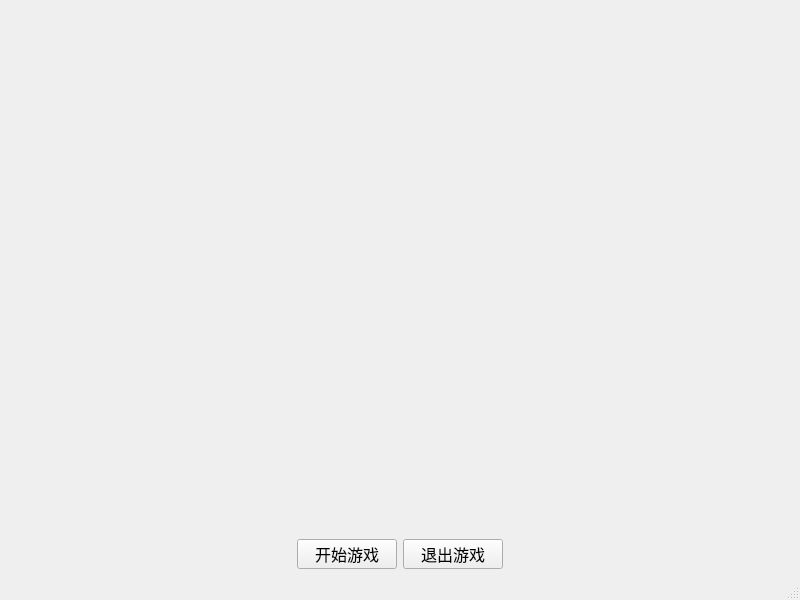
<?xml version="1.0" encoding="UTF-8"?>
<ui version="4.0">
 <class>MainWindow</class>
 <widget class="QMainWindow" name="MainWindow">
  <property name="geometry">
   <rect>
    <x>0</x>
    <y>0</y>
    <width>800</width>
    <height>600</height>
   </rect>
  </property>
  <property name="windowTitle">
   <string>2026年美加墨世界杯 - 点球大战</string>
  </property>
  <widget class="QWidget" name="centralwidget">
   <layout class="QVBoxLayout" name="verticalLayout">
    <item>
     <spacer name="verticalSpacer">
      <property name="orientation">
       <enum>Qt::Vertical</enum>
      </property>
      <property name="sizeHint" stdset="0">
       <size>
        <width>20</width>
        <height>40</height>
       </size>
      </property>
     </spacer>
    </item>
    <item>
     <layout class="QHBoxLayout" name="horizontalLayout">
      <item>
       <spacer name="horizontalSpacer">
        <property name="orientation">
         <enum>Qt::Horizontal</enum>
        </property>
        <property name="sizeHint" stdset="0">
         <size>
          <width>100</width>
          <height>20</height>
         </size>
        </property>
       </spacer>
      </item>
      <item>
       <widget class="QPushButton" name="startButton">
        <property name="font">
         <font>
          <pointsize>12</pointsize>
         </font>
        </property>
        <property name="text">
         <string>开始游戏</string>
        </property>
        <property name="minimumSize">
         <size>
          <width>100</width>
          <height>30</height>
         </size>
        </property>
        <property name="maximumSize">
         <size>
          <width>100</width>
          <height>30</height>
         </size>
        </property>
       </widget>
      </item>
      <item>
       <widget class="QPushButton" name="quitButton">
        <property name="font">
         <font>
          <pointsize>12</pointsize>
         </font>
        </property>
        <property name="text">
         <string>退出游戏</string>
        </property>
        <property name="minimumSize">
         <size>
          <width>100</width>
          <height>30</height>
         </size>
        </property>
        <property name="maximumSize">
         <size>
          <width>100</width>
          <height>30</height>
         </size>
        </property>
       </widget>
      </item>
      <item>
       <spacer name="horizontalSpacer_2">
        <property name="orientation">
         <enum>Qt::Horizontal</enum>
        </property>
        <property name="sizeHint" stdset="0">
         <size>
          <width>100</width>
          <height>20</height>
         </size>
        </property>
       </spacer>
      </item>
     </layout>
    </item>
   </layout>
  </widget>
  <widget class="QMenuBar" name="menubar">
   <property name="geometry">
    <rect>
     <x>0</x>
     <y>0</y>
     <width>800</width>
     <height>26</height>
    </rect>
   </property>
  </widget>
  <widget class="QStatusBar" name="statusbar"/>
 </widget>
 <resources/>
 <connections/>
</ui>
